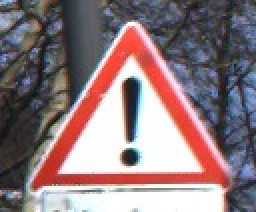
#> input picture VZE/data/signs/101000/00018_00029..jpg, 128 x 106 px (shown 2 times larger)
$ python -i squaresigns.py   (imports and definitions only)
#> lines starting #> are read from the running program, lines starting #| are printed output that depends on the picture; after the words box and inside, x2 and y2 are one past the last pixel; in counts of white or black regions, pixels touching at a corner belong together
#> further down, picture is the input picture: shape (106, 128, 3); mean B, G, R 125.7, 121.8, 141.4
### VZE/detection/contourclasses.py
import numpy as np
import cv2
from math import sqrt


# ein Objekt zur speicherung der Steigung und der Länge
class vector:
    def __init__(self, corner=0.0, lenght=0.0):
        self.corner = corner
        self.lenght = lenght


# nimmt die Vektoren auf errechnet daraus das Verkehrszeichen
class vectorobjekt:
    def __init__(self):

        self.maxlinks = 10
        self.angledeviation = 0.2

        self.numberoflinks = 0
        self.horizontal = [vector] * 10  # [maxlinks]
        self.count0 = 0
        self.vertical = [vector] * 10  # [maxlinks]
        self.count90 = 0
        self.degree45 = [vector] * 10  # [maxlinks]
        self.count45 = 0
        self.degree60 = [vector] * 10  # [maxlinks]
        self.count60 = 0
        self.other = [vector] * 10  # [maxlinks]
        self.countother = 0

    # funktion zur auswertung hinzufügen

    def reset(self):
        self.numberoflinks = 0
        self.count0 = 0
        self.count90 = 0
        self.count45 = 0
        self.count60 = 0
        self.countother = 0

    # [7 lines left out: function printvo, not called in this run]

    def processvector(self, vec):
        self.numberoflinks = self.numberoflinks + 1
        if (vec.corner == 0):
            self.horizontal[self.count0] = vec
            self.count0 = self.count0 + 1
        elif (vec.corner == 100):
            self.vertical[self.count90] = vec
            self.count90 = self.count90 + 1
        elif (vec.corner == 1):
            self.degree45[self.count45] = vec
            self.count45 = self.count45 + 1
        elif (vec.corner == 1.732):
            self.degree60[self.count60] = vec
            self.count60 = self.count60 + 1
        else:
            self.other[self.countother] = vec
            self.countother = self.countother + 1

    # berechnet aus den Vektoren das Verkehrszeichen
    def getshape(self):  # zu grob, verbessern

        #dreieck
        if (self.numberoflinks == 3):
            if (self.count60 == 2):
                if (self.count0 == 1):
                    return (3)  # dreieck
                if (((self.degree60[0].lenght * 1.1) > self.degree60[1].lenght) and (
                    (self.degree60[0].lenght * 0.9) < self.degree60[1].lenght)):
                    return (3)  # dreieck
            if (self.count60 == 1 and self.count0 == 1 and self.countother==1): #3 seiten und 2 gleich lang
                if (((self.degree60[0].lenght * 1.1) > self.other[0].lenght) and (
                            (self.degree60[0].lenght * 0.9) < self.other[0].lenght)):
                    return (3)  # dreieck
                if (((self.degree60[0].lenght * 1.1) > self.horizontal[0].lenght) and (
                            (self.degree60[0].lenght * 0.9) < self.horizontal[0].lenght)):
                    return (3)  # dreieck

        if(self.count60>=2 and self.count0 >= 1 and self.count90==0 and self.count45==0 and self.countother==0):
            return(3)
        if (self.count60 == 2 and self.count0 >= 1):
            if (((self.degree60[0].lenght * 1.1) > self.degree60[1].lenght) and (
                        (self.degree60[0].lenght * 0.9) < self.degree60[1].lenght)):
                return (3)  # dreieck

        #viereck
        if (self.numberoflinks == 4):
            if (self.count45 == 4):
                return (4)  # raute
            if (self.count90 == 2 and self.count0 == 2):
                return (4)  # viereck
        if ( self.count60 == 0 and self.count0 == 0 and self.count90 == 0 and self.count45 >= 4 and self.countother == 0):
            return (4)
        if (self.numberoflinks == 8 and self.count45 == 4):
                return (4)  # 4eck

       #achteck
        if (self.numberoflinks == 8):
            if (self.count45 == 4 and self.count0 == 2 and self.count90 == 2):
                return (8)  # 8eck

        return (0)  # nicht gefunden

    # Berechnet aus zwei koordinaten die (positive)steigung sowie die länge des Vektors
    def points2vector(self, p0, p1):
        x = p0[0] - p1[0]
        y = p0[1] - p1[1]
        lenght = sqrt((x) ** 2 + (y) ** 2)

        ###debug###
        # print("VEC: "+str(x)+" "+str(y))
        ###debug###

        if (y == 0):
            corner = 0.0  # vertikal
        elif (x == 0):
            corner = 100.0  # horizontal
        else:
            corner = y / x
        if (corner < 0):
            corner = corner * -1
        if (corner > 100):
            corner = 100
        if (corner < 0.1):  # wert anpassen
            corner = 0
        if ((corner > (1.732 - self.angledeviation)) and (
            corner < (1.732 + self.angledeviation))):  # 60Grad für Vorfahrtachten
            corner = 1.732
        if ((corner > (1 - self.angledeviation)) and (corner < (1 + self.angledeviation))):  # 45Grad
            corner = 1
        vec = vector(corner, lenght)
        self.processvector(vec)
        return ()

### VZE/detection/squaresigns.py
import numpy as np
import cv2
from math import sqrt
from detection import contourclasses


# Errechnet die Eckigen schilder
class squaresigns:
    def __init__(self):

        self.divider = 1  # verkleinerungsfaktor

    def compute(self,frame):
        self.returnlist = []

        #self.resizedframe = cv2.resize(frame, (0, 0), fx=(1 / self.divider), fy=(1 / self.divider))  # verkleinern des Bildes

        imgray = cv2.cvtColor(frame, cv2.COLOR_BGR2GRAY)
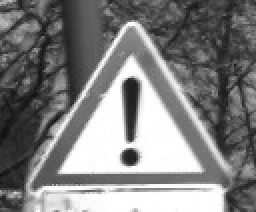
#> imgray: shape (106, 128) (shown 2 times larger); min 16, max 255, mean 128.1

        #cv2.imshow("1-gray", imgray)#debug

        #ret, thresh = cv2.threshold(imgray, 127, 255, cv2.THRESH_BINARY)
        thresh = cv2.adaptiveThreshold(imgray, 255, cv2.ADAPTIVE_THRESH_GAUSSIAN_C, cv2.THRESH_BINARY, 25, 5)
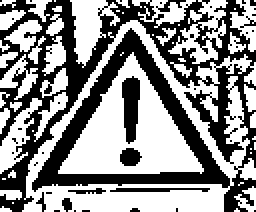
#> thresh: shape (106, 128) (shown 2 times larger); 55.9% white; 39 black regions (32 under 20 px)
        #cv2.imshow("2-treshold", thresh)#debug

        im2, self.contours, hierarchy = cv2.findContours(thresh, cv2.RETR_TREE, cv2.CHAIN_APPROX_SIMPLE)
#> self.contours = 119 contours, 88 with area under 20; largest, box (x1, y1, x2, y2) and area: (11, 10, 128, 106) 6516, (15, 13, 116, 97) 4140, (29, 26, 102, 87) 2176, (35, 0, 60, 34) 373, (84, 0, 114, 32) 360
        self.hierarchy = 0
        if hierarchy is not None:
            if len(hierarchy) > 0:
                self.hierarchy = hierarchy[0]
#> self.hierarchy = 119 rows, first 6: [1, -1, -1, -1], [2, 0, -1, -1], [3, 1, -1, -1], [4, 2, -1, -1], [6, 3, 5, -1], [-1, -1, -1, 4]

        # [8 lines of commented-out code are left out]

        self.process()

    def getlist(self):
        return self.returnlist


    def process(self):
        if len(self.contours) > 0:
            #debug
            #print(len(self.contours))
            self.processtree(0, 0)


    def processtree(self, nodeindexnumber, depth):
        # durchläuft effizient den Konturen Baum
#> called with nodeindexnumber = 0, depth = 0
        if depth < 5 and self.hierarchy is not None:  # sollte zu tief itteriert werden wird es abgebrochen
            while (nodeindexnumber != (-1)):  # weitere Konturen sind auf der selben ebene Vorhanden
                cnt = self.contours[nodeindexnumber]
                nodemetadata = self.hierarchy[nodeindexnumber]
                signvalue = self.procescontour(cnt)
                if signvalue == 0:  # keine Kontur wurde erkannt
                    if (nodemetadata[2] != (-1)):  # Es gibt eine Kind Kontur
                        self.processtree(nodemetadata[2], depth)
                nodeindexnumber = nodemetadata[0]
#> this loop made 50 passes
#> (nodemetadata, nodeindexnumber) on passes 2, 3, 4, 8, 9, 10, 13, 15, 16, 19, 20, 21: ([2, 0, -1, -1], 2), ([3, 1, -1, -1], 3), ([4, 2, -1, -1], 4), ([9, 7, -1, -1], 9), ([10, 8, -1, -1], 10), ([11, 9, -1, -1], 11), ([14, 12, -1, -1], 14), ([16, 14, -1, -1], 16), ([17, 15, -1, -1], 17), ([28, 25, -1, -1], 28), ([29, 27, -1, -1], 29), ([-1, -1, -1, 29], 31)
#> nodemetadata on passes 1, 6, 7, 11, 12, 14: [1, -1, -1, -1], [7, 4, -1, -1], [8, 6, -1, -1], [12, 10, -1, -1], [13, 11, -1, -1], [15, 13, -1, -1]


    def procescontour(self, cnt):
        vObjekt = contourclasses.vectorobjekt()
        counter = 0
        retvalue = 0

        cnt = cv2.approxPolyDP(cnt, 0.01 * cv2.arcLength(cnt, True), True)
        numberofedges = len(cnt)

        x, y, w, h = cv2.boundingRect(cnt)  # gibt die Koordinaten des Verkehszeichens
        sizeofcontour = w * h
        if ((sizeofcontour > 400) and ((w / h) < 1.3) and (
            (h / w) < 1.3) and (w<(1280/2)) and (h<(720/2))):  # kleine/unfoermige Konturen werden ignoriert(ggf anpassen)KOnturen welche das BIld umschließen auch

            if ((numberofedges < (vObjekt.maxlinks + 1)) and (
                numberofedges > 2)):  # Konturen welche zu viele/wenig ecken besitzen werden ignoriert
                vObjekt.reset()
                while (counter < (numberofedges - 1)):  # liest die Einzelnen Konturen in die Vektoren ein
                    cord0 = cnt[counter]
                    cord1 = cnt[counter + 1]
                    point0 = (cord0[0][0], cord0[0][1])
                    point1 = (cord1[0][0], cord1[0][1])
                    vObjekt.points2vector(point0, point1)
                    counter = counter + 1
                # contour zwischen punkt max und 0 berechnen
                cord0 = cnt[numberofedges - 1]
                cord1 = cnt[0]
                point0 = (cord0[0][0], cord0[0][1])
                point1 = (cord1[0][0], cord1[0][1])
                vObjekt.points2vector(point0, point1)

                retvalue = vObjekt.getshape()  # berechnet die Form der Kontur

                # [9 lines of commented-out code are left out]

                if (retvalue > 0):
                    self.returnlist.append(
                        [(x * self.divider), (y * self.divider), (w * self.divider), (h * self.divider),
                         retvalue])  # koordinaten auf orginalgröße rechnen

        return (retvalue)

>>> import cv2
>>> picture = cv2.imread('../data/signs/101000/00018_00029..jpg')
>>> result = squaresigns().compute(picture)

$ run again, on VZE/data/signs/101000/00027_00029..jpg
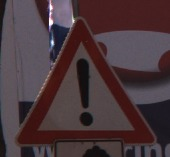
#> input picture VZE/data/signs/101000/00027_00029..jpg, 170 x 157 px
#> picture is the input picture: shape (157, 170, 3); mean B, G, R 60.4, 55.8, 73.9
#> in compute, `imgray = cv2.cvtColor(frame, cv2.COLOR_BGR2GRAY)`:
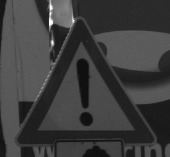
#> imgray: shape (157, 170); min 11, max 253, mean 61.8
#> in compute, `thresh = cv2.adaptiveThreshold(imgray, 255, cv2.ADAPTIVE_THRESH_GAUSSI..`:
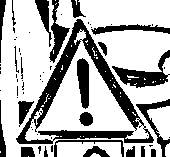
#> thresh: shape (157, 170); 70% white; 62 black regions (39 under 20 px)
#> self.contours = 111 contours, 95 with area under 20; largest, box (x1, y1, x2, y2) and area: (0, 0, 170, 157) 20986, (15, 18, 141, 145) 2914, (37, 128, 155, 144) 931, (56, 142, 122, 157) 688, (76, 57, 90, 110) 530
#> self.hierarchy = 111 rows, first 6: [1, -1, -1, -1], [2, 0, -1, -1], [3, 1, -1, -1], [4, 2, -1, -1], [5, 3, -1, -1], [6, 4, -1, -1]
#> the loop in processtree, `while (nodeindexnumber != (-1)):` made 21 passes
#> (nodemetadata, nodeindexnumber) on passes 1, 2, 4, 5, 6, 7, 9, 11: ([1, -1, -1, -1], 1), ([2, 0, -1, -1], 2), ([4, 2, -1, -1], 4), ([5, 3, -1, -1], 5), ([6, 4, -1, -1], 6), ([7, 5, -1, -1], 7), ([9, 7, -1, -1], 9), ([11, 9, -1, -1], 11)

$ run again, on VZE/data/signs/101000/1518478899.8752055f147223x1091y269h121w122e3_101000.jpg
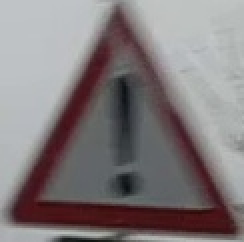
#> input picture VZE/data/signs/101000/1518478899.8752055f147223x1091y269h121w122e3_101000.jpg, 122 x 121 px (shown 2 times larger)
#> picture is the input picture: shape (121, 122, 3); mean B, G, R 124.2, 122.7, 130
#> in compute, `imgray = cv2.cvtColor(frame, cv2.COLOR_BGR2GRAY)`:
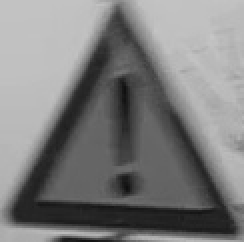
#> imgray: shape (121, 122) (shown 2 times larger); min 14, max 198, mean 125.1
#> in compute, `thresh = cv2.adaptiveThreshold(imgray, 255, cv2.ADAPTIVE_THRESH_GAUSSI..`:
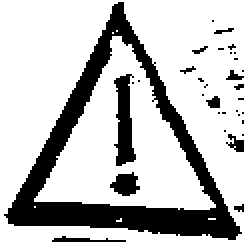
#> thresh: shape (121, 122) (shown 2 times larger); 74.9% white; 33 black regions (26 under 20 px)
#> self.contours = 35 contours, 26 with area under 20; largest, box (x1, y1, x2, y2) and area: (0, 0, 122, 121) 14336, (1, 0, 122, 121) 7069, (17, 18, 108, 105) 3734, (56, 36, 69, 84) 366, (54, 85, 71, 99) 139
#> self.hierarchy = 35 rows, first 6: [-1, -1, 1, -1], [2, -1, -1, 0], [3, 1, -1, 0], [4, 2, -1, 0], [5, 3, -1, 0], [6, 4, -1, 0]
#> the loop in processtree, `while (nodeindexnumber != (-1)):` made 1 pass
#> nodemetadata on pass 1: [-1, 21, 23, 0]
